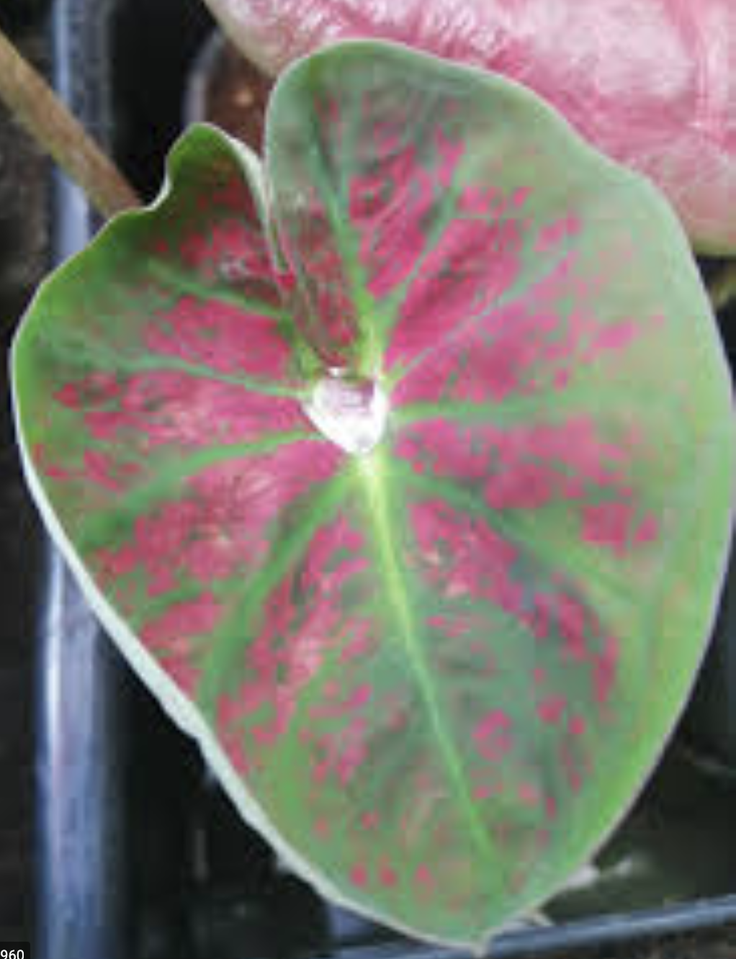
#> input picture test/0-0.png, 736 x 959 px, shrunk from 1022 x 1332 before the run
$ python learn.py
#> lines starting #> are read from the running program, lines starting #| are printed output that depends on the picture
import os
import cv2 as cv
import numpy as np
from sklearn.naive_bayes import GaussianNB


def main():
    """Main function"""
    # Set env
    config = {
        "startDir": './trainingData/Tr',
        "imageType": '.jpg'
    }
    trainFeaetures = []
    trainLables = []
    # Search file
    for path, _, _ in os.walk(config["startDir"]):
        for filePath in os.listdir(path):
            if os.path.isfile(os.path.join(path, filePath)) and config["imageType"] in filePath:
                fullPath = '%s/%s' % (path, filePath)
                lable = path.split('/')[-1]
                trainFeaetures.append(getFeature(
                    fullPath, createBins(100, 360)))
                trainLables.append(lable)
#> pass 2 of the loop in main, `for path, _, _ in os.walk(config["startDir"]):`:
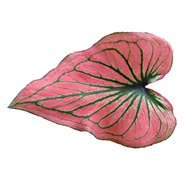
#> input picture trainingData/Tr/11/103.jpg, 184 x 184 px, shrunk from 256 x 256 before the run
#> in getFeature, img is the input picture: shape (184, 184, 3); mean B, G, R 200.1, 200.7, 225.7
#> in getFeature, `h, _, _ = cv.split(cv.cvtColor(img, cv.COLOR_BGR2HSV))`:
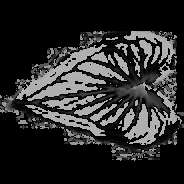
#> h: shape (184, 184); min 0, max 179, mean 42.5
#> in HOG, `image = cv.imread(path, 0)`:
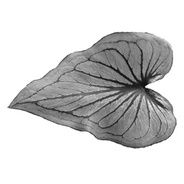
#> image: shape (184, 184); min 3, max 255, mean 208.2
#> hist = 1764 values, max 0.802 at index 463, min 0 at index 0, mean 0.0408
#> hog has the same summary as hist in HOG
#> counts = 99 values, max 3355 at index 58, min 0 at index 60, mean 148
#> diff_arr = 3355
#> the loop in normalize, `for i in arr:` made 99 passes
#> (i, temp) on passes 1 to 8: (1299, 0.387), (859, 0.256), (654, 0.195), (513, 0.153), (368, 0.11), (261, 0.0778), (252, 0.0751), (204, 0.0608)
#> after the loop in normalize, `for i in arr:`: norm_arr = 99 values, max 1 at index 58, min 0 at index 60, mean 0.0441
#> norm has the same summary as norm_arr in normalize
#> array = 1863 values, max 1 at index 58, min 0 at index 60, mean 0.041
#> pass 3 of the loop in main, `for path, _, _ in os.walk(config["startDir"]):`:
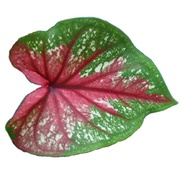
#> input picture trainingData/Tr/10/93.jpg, 184 x 184 px, shrunk from 256 x 256 before the run
#> in getFeature, img is the input picture: shape (184, 184, 3); mean B, G, R 170.9, 182.7, 192.7
#> in getFeature (call 2), `h, _, _ = cv.split(cv.cvtColor(img, cv.COLOR_BGR2HSV))`:
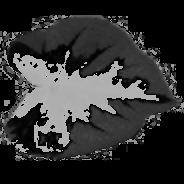
#> h: shape (184, 184); min 0, max 179, mean 49
#> in HOG (call 2), `image = cv.imread(path, 0)`:
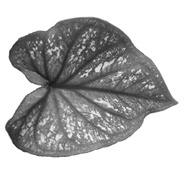
#> image: shape (184, 184); min 23, max 255, mean 184.4
#> hist = 1764 values, max 0.475 at index 281, min 0 at index 0, mean 0.137
#> hog has the same summary as hist in HOG
#> counts = 99 values, max 2304 at index 58, min 0 at index 38, mean 198
#> the loop in normalize (call 2), `for i in arr:` made 99 passes
#> (i, temp) on passes 1 to 8: (902, 0.391), (648, 0.281), (497, 0.216), (340, 0.148), (229, 0.0994), (178, 0.0773), (194, 0.0842), (166, 0.072)
#> norm = 99 values, max 1 at index 58, min 0 at index 38, mean 0.0859
#> array = 1863 values, max 1 at index 58, min 0 at index 38, mean 0.135
#> the loop made 4 passes; the first 3 are shown

    gnb = GaussianNB().fit(trainFeaetures, trainLables)
    test = getFeature('./test/0-0.png', createBins(100, 360))
#> in getFeature, img is the input picture: shape (959, 736, 3); mean B, G, R 112.1, 119.4, 126.6
#> in getFeature (call 5), `h, _, _ = cv.split(cv.cvtColor(img, cv.COLOR_BGR2HSV))`:
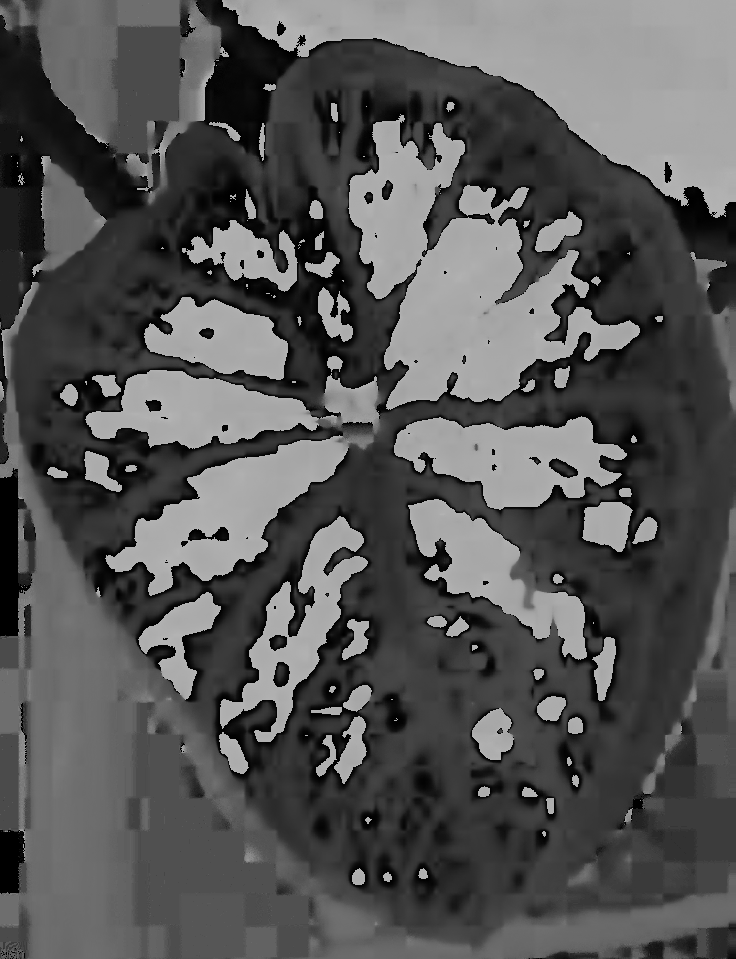
#> h: shape (959, 736); min 0, max 179, mean 85.5
#> in HOG (call 5), `image = cv.imread(path, 0)`:
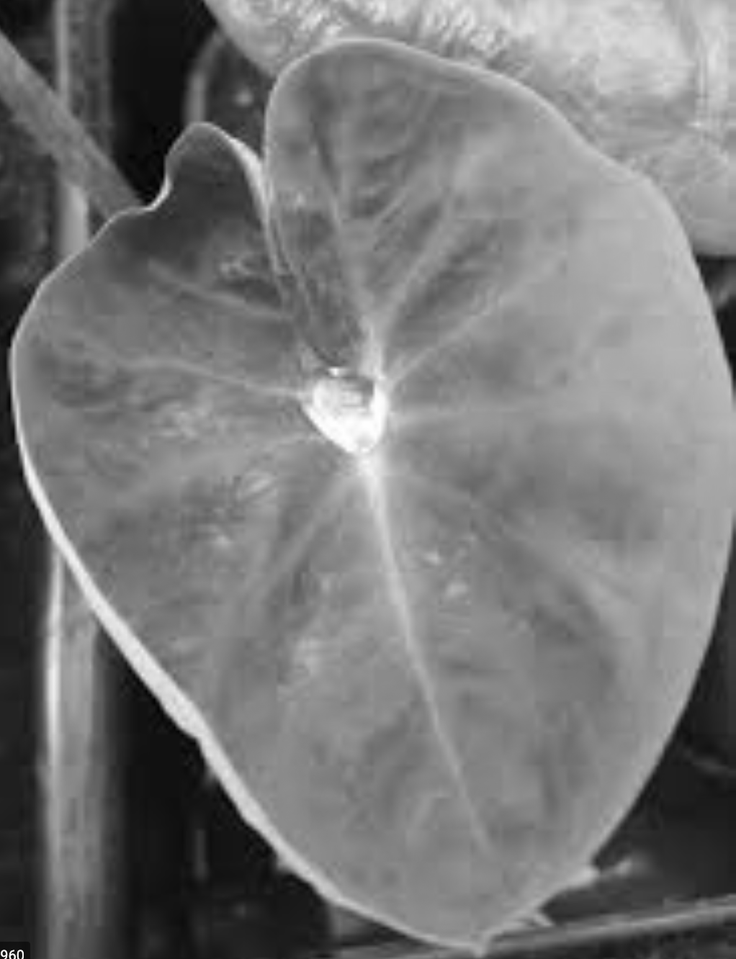
#> image: shape (959, 736); min 0, max 255, mean 120.2
#> in HOG (call 5), `hist = hog.compute(image, winStride, padding, locations)`: hist = 1764 values, max 0.462 at index 1098, min 0 at index 311, mean 0.109
#> in getFeature (call 5), `hog = np.array(HOG(imagePath)).flatten()`: hog has the same summary as hist in HOG
#> in getFeature (call 5), `counts, _ = np.histogram(h, bins)`: counts = 99 values, max 54063 at index 55, min 0 at index 60, mean 6993.6
#> in getFeature (call 5), `norm = normalize(counts, 0, 1)`: norm = 99 values, max 1 at index 55, min 0 at index 60, mean 0.129
#> in getFeature (call 5), `array = np.concatenate((norm, hog), axis=None)`: array = 1863 values, max 1 at index 55, min 0 at index 60, mean 0.11
#> test has the same summary as array in getFeature
    # test = getFeature('./trainingData/Tr/4/31.jpg', createBins(100, 360))
    out = gnb.predict([test])
    print('Answer is ' + str(out))


def createBins(bins, max):
    myBins = []
    for i in range(1, bins+1):
        myBins.append((i * (max//bins))-1)
    return myBins


def normalize(arr, t_min, t_max):
    norm_arr = []
    diff = t_max - t_min
    diff_arr = max(arr) - min(arr)
    for i in arr:
        temp = (((i - min(arr))*diff)/diff_arr) + t_min
        norm_arr.append(temp)
    return norm_arr


def getFeature(imagePath, bins):
    """Useing GLCM for contrast, dissimilarity, homogeneity, energy"""
    img = cv.imread(imagePath)
    h, _, _ = cv.split(cv.cvtColor(img, cv.COLOR_BGR2HSV))
    h = np.array(h).flatten()
    hog = np.array(HOG(imagePath)).flatten()
    counts, _ = np.histogram(h, bins)
    norm = normalize(counts, 0, 1)
    array = np.concatenate((norm, hog), axis=None)
    return array


def HOG(path):
    image = cv.imread(path, 0)
    winSize = (64, 64)
    blockSize = (16, 16)
    blockStride = (8, 8)
    cellSize = (8, 8)
    nbins = 9
    derivAperture = 1
    winSigma = 4.
    histogramNormType = 0
    L2HysThreshold = 2.0000000000000001e-01
    gammaCorrection = 0
    nlevels = 64
    hog = cv.HOGDescriptor(winSize, blockSize, blockStride, cellSize, nbins, derivAperture, winSigma,
                           histogramNormType, L2HysThreshold, gammaCorrection, nlevels)
    # compute(img[, winStride[, padding[, locations]]]) -> descriptors
    winStride = (8, 8)
    padding = (8, 8)
    locations = ((10, 20),)
    hist = hog.compute(image, winStride, padding, locations)
    return hist


main()
